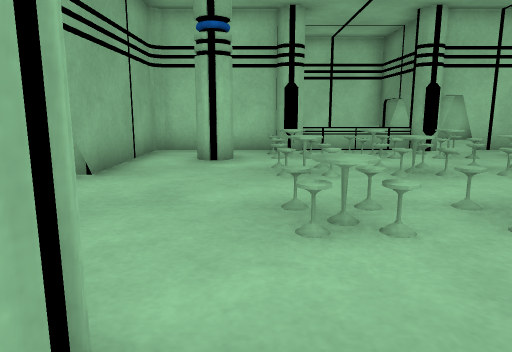
[1] (above)

12 first-person views from a walk through a 3-D level made in the Unity game engine. The camera is 0.57 m above the floor, tilts 10° down and sees 70° across. The floor is counted in squares, 0.5 m on a side. Each view is taken from the middle of a square. On the plan, view 1 faces up. The plan holds only what a view shows up to about 14 squares ahead; the rest is blank. The place goes on beyond the plan. Some animated figures are left out.

[2]
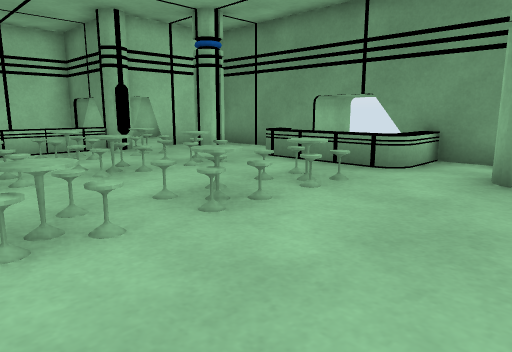

[3]
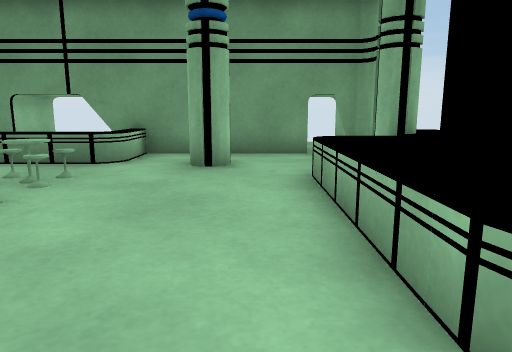

[4]
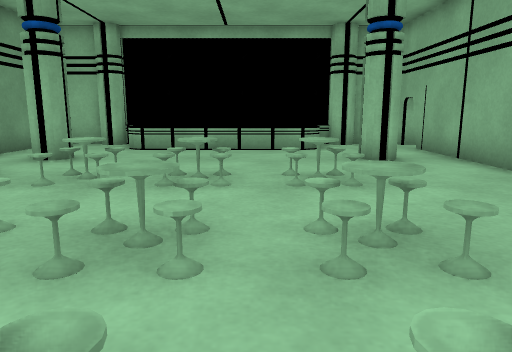

[5]
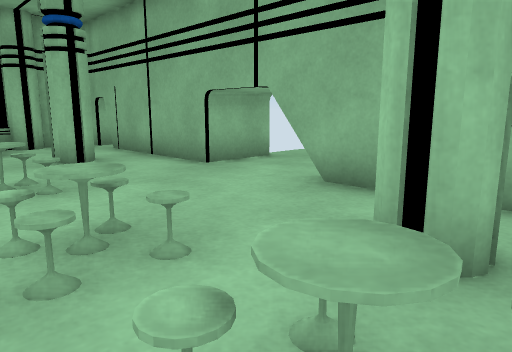

[6]
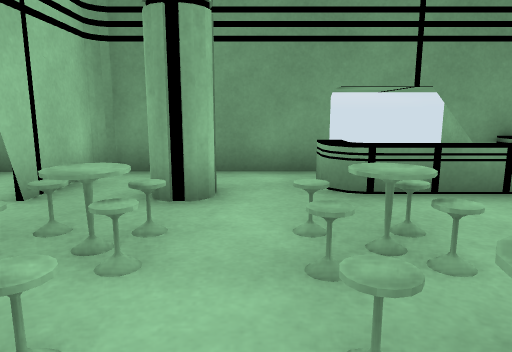

[7]
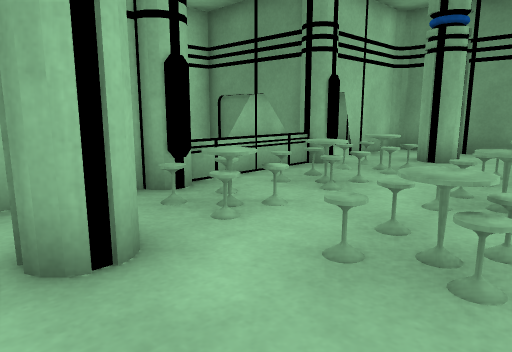

[8]
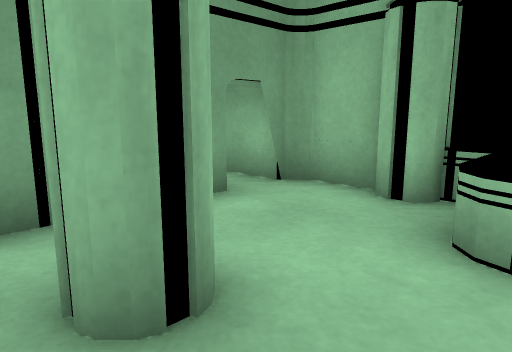

[9]
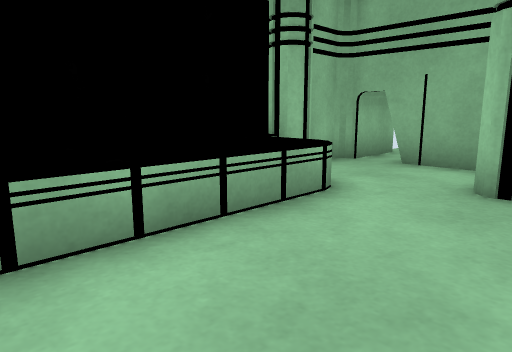

[10]
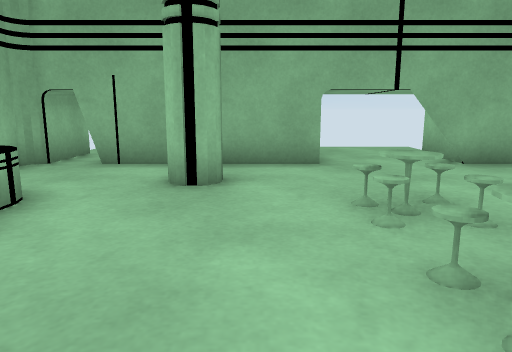

[11]
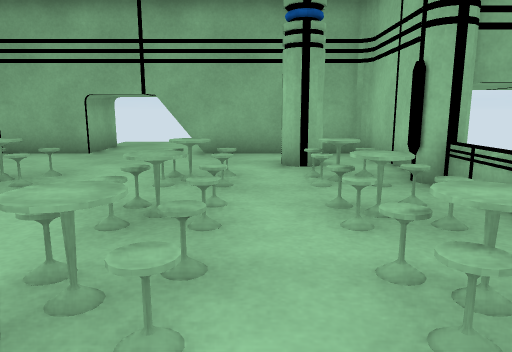

[12]
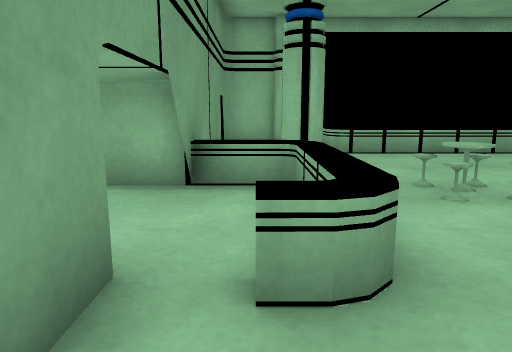

### Floor plan
Key: @ floor where view 1 was taken; # wall or solid block; . floor; T table; C counter; O other object.
Columns run from 4 left of view 1 to 10 right of it. Each row starts with its distance up from view 1.
 12      #   #
 11  ###O#OOO#####
 10  #..TT.TTT...#
  9  #.#TT.TTT.#.#
  8  #...T.TTT...#
  7  #..TT.TTT.CC#
  6  #...T.T.T.C.#
  5  #.........C.#
  4  #..TT.TTT.C.#
  3  #..TT.T.T.CC#
  2  #...........#
  1  #.#.......#.#
  0  #..@........#
 -1  #..CCCCCCC..#
 -2  #..C     C..#
 -3 ###OO     CC###
 -4
 -5  ###

Positions as (right, up) in squares from view 1, and headings:
1: (0, 0), facing up
2: (0, 0), facing up-right
3: (-1, 0), facing right
4: (2, 10), facing down
5: (2, 10), facing down-left
6: (2, 8), facing right
7: (-2, 6), facing up-right
8: (5, 2), facing down-right
9: (5, 2), facing down-left
10: (5, 2), facing left
11: (7, 8), facing left
12: (8, 9), facing down
